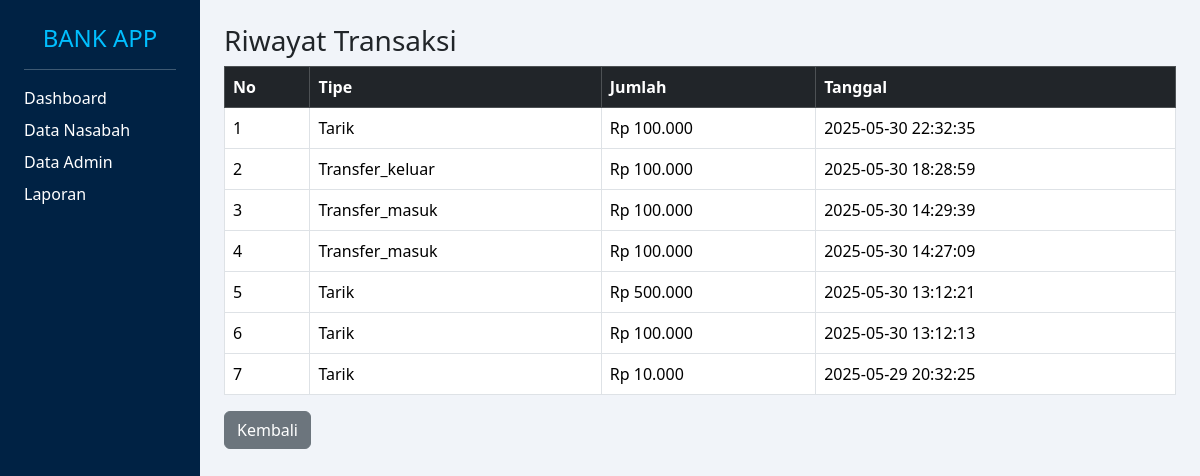
The page /view_admin/nasabah/nasabah_history.php?id=8 on the database its author committed.
### tables this page shows
CREATE TABLE `transaksi` (
  `id_transaksi` int NOT NULL,
  `tipe` enum('tambah','tarik','transfer_keluar','transfer_masuk') DEFAULT NULL,
  `jumlah` int DEFAULT NULL,
  `tanggal` datetime DEFAULT NULL,
  `keterangan` varchar(100) DEFAULT NULL,
  `nama_nasabah` varchar(100) DEFAULT NULL,
  `id_nasabah` int DEFAULT NULL
);

### view_admin/nasabah/nasabah_history.php (the view)
<?php
include 'header.php';
include '../../include/config.php';
$id = $_GET['id'];
$query = mysqli_query($conn, "SELECT * FROM transaksi WHERE id_nasabah='$id' ORDER BY tanggal DESC");
?>
<div class="col-md-10 p-4">
    <h3>Riwayat Transaksi</h3>
    <table class="table table-bordered table-hover">
        <thead class="table-dark">
            <tr>
                <th>No</th>
                <th>Tipe</th>
                <th>Jumlah</th>
                <th>Tanggal</th>
            </tr>
        </thead>
        <tbody>
            <?php $no=1; while($data = mysqli_fetch_array($query)) { ?>
            <tr>
                <td><?= $no++ ?></td>
                <td><?= ucfirst($data['tipe']) ?></td>
                <td>Rp <?= number_format($data['jumlah'], 0, ',', '.') ?></td>
                <td><?= $data['tanggal'] ?></td>
            </tr>
            <?php } ?>
        </tbody>
    </table>
     <a href="data_nasabah.php" class="btn btn-secondary mb-3">
                <i class="bi bi-person-plus-fill"></i> Kembali
            </a>
</div>

### view_admin/nasabah/header.php (shortened to what this page needs)
<!DOCTYPE html>
<html lang="en">
<head>
    <link rel="stylesheet" href="../../asset/css/bootstrap.min.css">
</head>
<body>
<div class="container-fluid">
    <div class="row">
        <div class="col-md-2 sidebar p-4">
            <h4 class="text-center nav-title">BANK APP</h4>
            <hr class="text-light">
            <ul class="nav flex-column">
                <li class="nav-item mb-2"><a href="../index.php">Dashboard</a></li>
                <li class="nav-item mb-2"><a href="data_nasabah.php">Data Nasabah</a></li>
                <li class="nav-item mb-2"><a href="../admin/data_admin.php">Data Admin</a></li>
                <li class="nav-item mb-2"><a href="../laporan/laporan.php">Laporan</a></li>
            </ul>
        </div>
</body>
</html>

### view_admin/nasabah/header.php (style rules this page uses)
body { background-color: #f1f4f9; }
.sidebar { background-color: #002244; height: 100vh; color: white; }
.sidebar a { color: white; text-decoration: none; }
.nav-title { color: #00BFFF; }
a { text-decoration: none; color: white; }

### rows shown on the page
transaksi: tipe "Tarik", jumlah "100.000", tanggal "2025-05-30 22:32:35"
transaksi: tipe "Transfer_keluar", jumlah "100.000", tanggal "2025-05-30 18:28:59"
transaksi: tipe "Transfer_masuk", jumlah "100.000", tanggal "2025-05-30 14:29:39"
transaksi: tipe "Transfer_masuk", jumlah "100.000", tanggal "2025-05-30 14:27:09"
transaksi: tipe "Tarik", jumlah "500.000", tanggal "2025-05-30 13:12:21"
transaksi: tipe "Tarik", jumlah "100.000", tanggal "2025-05-30 13:12:13"
transaksi: tipe "Tarik", jumlah "10.000", tanggal "2025-05-29 20:32:25"
